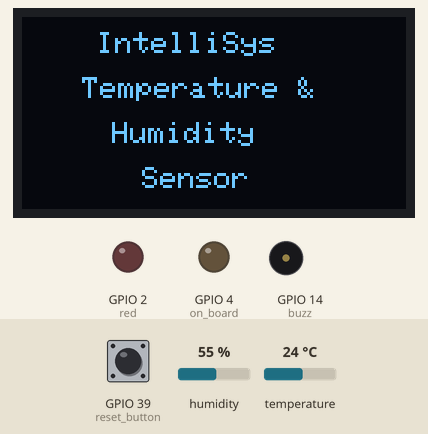
This sketch was run on a simulated ESP32. Parts: 128×64 one-colour display, output pins drawn as LEDs (lit = HIGH), buzzer (waves = sounding, pin HIGH). The test bench sets the inputs (shaded band); at power-on: GPIO 39 (reset_button) HIGH, humidity 55 %, temperature 24 °C. WiFi joins after 1.5 s; servers stay silent unless stated; what the sketch prints to the serial monitor is not drawn.

Above: at 7.6 s.
7.7 s: GPIO 39 (reset_button) pulled LOW for 3.2 s
At 10.0 s:
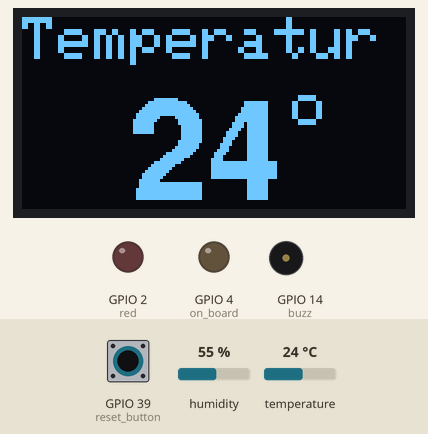
19.8 s: humidity set to 22 %
At 29.2 s:
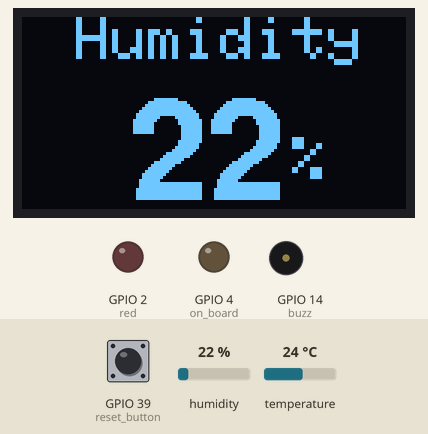
29.9 s: GPIO 39 (reset_button) pulled LOW for 1 s
At 30.8 s:
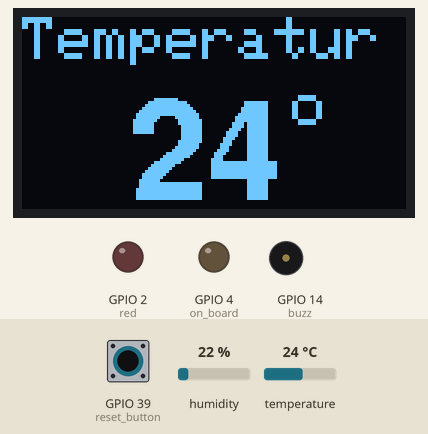
32.4 s: temperature set to 12 °C
At 39.8 s:
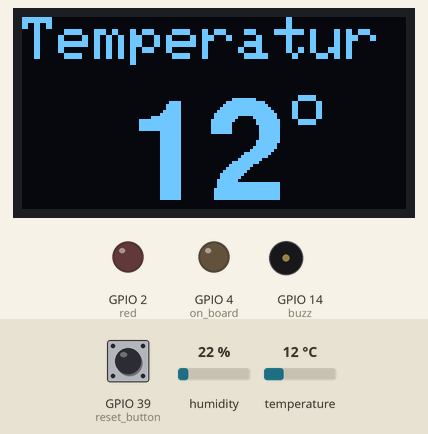
45.2 s: humidity set to 40 %
At 49.0 s:
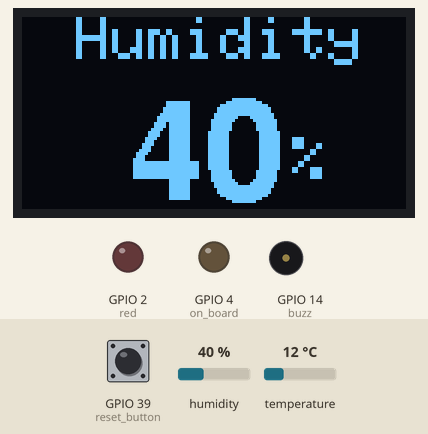
58.0 s: temperature set to 19 °C
At 70.0 s:
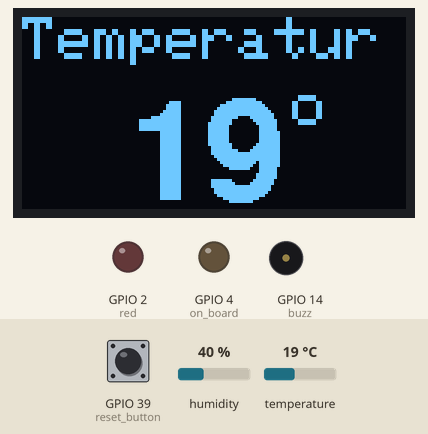
Timing chart, 0 to 71.0 s (numbered marks = the images above; inputs shaded):
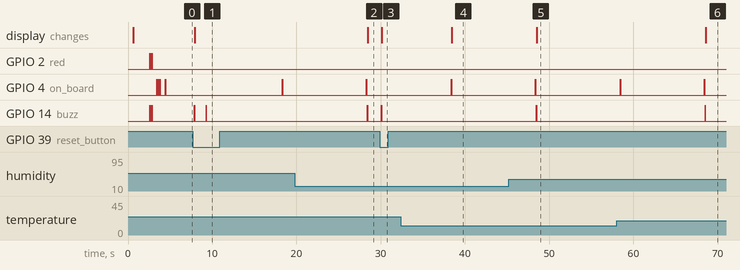

The sketch:

A4_sensor_3.ino
```cpp
/* 6 APRIL, 2025
  * WIRELESS SOIL SENSING CODE - AI
  * Scan temp every 3 seconds....

  * Share reading once every 10 seconds
  * Display only current temp on SCREEN in large font// backlit or in idle
  * If Reading is 0, flash XX on screen
  *
  * Update EEPROM uptime timer once every 15mins
  */

#include <ArduinoJson.h>

JsonDocument JSON_data;


//    const char SensorID[6] = "T_1";
  const char SensorID[6] = "T_2";
 // const char SensorID[6] = "T_3";
  //const char SensorID[6] = "T_4";
 // const char SensorID[6] = "T_5";
 // const char SensorID[6] = "T_6";
///F4:65:0B:E8:C6:30

//   uint8_t broadcastAddress[] = {0xCC, 0xDB, 0xA7, 0x3E, 0x82, 0x80}; //  NIC for MUARIK DRYER
//     uint8_t broadcastAddress[] = {0xF4, 0x65, 0x0B, 0xE8, 0xC6, 0x30}; //  NIC for MUARIK irrikit
       uint8_t broadcastAddress[] = {0x1C, 0x69, 0x20, 0xA3, 0xF6, 0x60}; //  NIC for TWIN DRYER

  char broadcastAddress_str[50] = "MUARIK DATA ENGINE";

#include "DHT.h"

#define DHTPIN 13 //27     // Digital pin connected to the DHT sensor
// Feather HUZZAH ESP8266 note: use pins 3, 4, 5, 12, 13 or 14 --
// Pin 15 can work but DHT must be disconnected during program upload.

// Uncomment whatever type you're using!
//#define DHTTYPE DHT11   // DHT 11
  #define DHTTYPE DHT22   // DHT 22  (AM2302), AM2321
//#define DHTTYPE DHT21   // DHT 21 (AM2301)


DHT sensor(DHTPIN, DHTTYPE);
 uint8_t reset_button = 39;

#include <Wire.h>
#include <Adafruit_GFX.h>
#include <Adafruit_SSD1306.h>
#include <Fonts/FreeSansBold24pt7b.h> // FreeSerifBold24pt7b
#include <Fonts/FreeSans12pt7b.h>
#include <Fonts/FreeSans9pt7b.h>

#define SCREEN_WIDTH 128 // OLED display width, in pixels
#define SCREEN_HEIGHT 64 // OLED display height, in pixels

// Declaration for an SSD1306 display connected to I2C (SDA, SCL pins)
Adafruit_SSD1306 LCD(SCREEN_WIDTH, SCREEN_HEIGHT, &Wire, -1);


char temp_char[5] = "xx";
char humi_char[5] = "xx";

int backlight = 21;  bool backlit = false;
uint8_t currentScreen = 0;

// Include Libraries
  #include <esp_now.h>
  #include <WiFi.h>


typedef struct tempData{
  char who[6] = "";
  float temperature;
  float humidity; // in seconds
  float sampling_duration;
  unsigned long long uptime;
  //constructor

  tempData(){ //constructor to initializing the variables!
      strcpy(who, SensorID);
      temperature = 0.00;
      humidity = 0.00;
      sampling_duration = 0.00;
      uptime = 0;
   }

} tempData;

tempData senderObj2;


typedef struct sensorData{ // all stringified
      char sendable_data_bundle[200] = "";
   }  sensorData;

sensorData senderObj;


// Define the command data structure
typedef struct struct_cmd {
    bool ON = false;

} struct_cmd;

// Create a structured object
struct_cmd CMD;


uint8_t on_board = 4;


// Peer info
esp_now_peer_info_t peerInfo;

const uint8_t on_board_temp = 36;
/*
    // Enable temperature sensor
    ESP_ERROR_CHECK(temperature_sensor_enable(temp_handle));
    // Get converted sensor data
    float tsens_out;
    ESP_ERROR_CHECK(temperature_sensor_get_celsius(temp_handle, &tsens_out));
    printf("Temperature in %f °C\n", tsens_out);
    // Disable the temperature sensor if it is not needed and save the power
    ESP_ERROR_CHECK(temperature_sensor_disable(temp_handle));
*/

uint8_t green = 4;
uint8_t red   = 2;
bool flip = false;


uint8_t buzz = 14;


unsigned long long time_spent_ON = 0;


unsigned long started = 0;
int64_t now_now = 0, prev = 0, start_sensing = 0;

uint8_t hr_int = 0, min_int = 0, sec_int = 0;
uint8_t day = 0, month = 0, year = 0;

void setup() { delay(500);
   Serial.begin(115200);

  pinMode(on_board, OUTPUT);
  pinMode(buzz, OUTPUT);
  //pinMode(backlight, OUTPUT); digitalWrite(backlight, HIGH); backlit = true;


  sensor.begin();


  delay(50);


if(!LCD.begin(SSD1306_SWITCHCAPVCC, 0x3C)){ // Address 0x3D for 128x64
     // Serial.println(F("SSD1306 allocation failed"));
      //for(;;);
  }


  LCD.clearDisplay();

  LCD.setFont();
  LCD.setTextSize(1);
  LCD.setTextColor(WHITE);
        LCD.setCursor(25, 5);  LCD.print("IntelliSys");
        LCD.setCursor(20, 20); LCD.print("Temperature &");
        LCD.setCursor(30, 35); LCD.print("Humidity");


  LCD.setTextSize(1);
  LCD.setTextColor(WHITE);  LCD.setCursor(40, 50);  LCD.println("Sensor");

  //LCD.setFont(&FreeSansBold24pt7b); // FreeSerifBold24pt7b
 // LCD.setTextSize(1);  LCD.setTextColor(WHITE);  LCD.setCursor(35, 55);  LCD.println(temp);
  LCD.display();

delay(2000);


pinMode(red, OUTPUT);
    for(int i=0; i<3; i++){
      digitalWrite(red, HIGH); digitalWrite(buzz, HIGH);
        delay(50);
      digitalWrite(red, LOW); digitalWrite(buzz, LOW);
        delay(50);
    }
delay(500);

pinMode(green, OUTPUT);
    for(int i = 0; i<5; i++){
        digitalWrite(green, HIGH); digitalWrite(on_board, HIGH);
        delay(50);
        digitalWrite(green, LOW); digitalWrite(on_board, LOW);
        delay(50);
      }

 pinMode(reset_button, INPUT);
// BOOT SCREEN
// intellisys logo
//config...'
//superfast loading bar if necessary
// 3 sec boot

    int loader = 0; int pos = 0;

      // Set ESP32 as a Wi-Fi Station
      //WiFi.begin();
      WiFi.mode(WIFI_STA);

      // Initilize ESP-NOW
      if (esp_now_init() != ESP_OK) {
          // Serial.println("Error initializing ESP-NOW");
            return;
      }

      // Register SEND callback
      esp_now_register_send_cb(OnDataSent);

      // Register peer
      memcpy(peerInfo.peer_addr, broadcastAddress, 6);
      peerInfo.channel = 0;
      peerInfo.encrypt = false;

      // Add peer
      if (esp_now_add_peer(&peerInfo) != ESP_OK){
      // Serial.println("Failed to add peer");
        return;
      }


 //setCpuFrequencyMhz(240); // makes the device to draw 96mA @12V [1.1W]
 //  setCpuFrequencyMhz(80); //makes the device consume 80mA @12V [0.9W]
 delay(500);

    scan_temp();
  //Serial.println("Done Booting!");   Serial.println();
    delay(2000);
    currentScreen = 2;
 //CLOSE SETUP
}


    float temp_now = 0.00;
    float humi_now = 0.00;


unsigned long read_now = 0; // 0 to 4E9 (4Billion)
bool can_send = true;
bool swing = true;/// default back to normal 10 secs after button press
void loop() { // --- SENSOR HAS ONLY 3 TASKS: Scanning Soil Moisture, Updating display and wireless connectivity

now_now = esp_timer_get_time()/1000ULL;

    if((now_now - prev) >= 100){ // since every loop's cycle speed drops; use >= instead of == 1000

         buttonScan();
         read_now++;

    // pass through this only once every 2 seconds
        //if(read_now != 0 &&){
      if(read_now%100 == 0){ //since the sensor is too slow: 2s latency, request read once every 10 seconds
          scan_temp();
          update_display();
          //swing = !swing;

        }

      if(read_now%200 == 0){  //transmit once every 10 seconds
          if(can_send) send_as_JSON();

               if(currentScreen == 1) currentScreen = 2;
          else if(currentScreen == 2) currentScreen = 1;
          update_display();
           Serial.print("Current Time: "); Serial.println(now_now/1000);
        }

/*
        if(read_now%6000 == 0){ // flip screen once every 300seconds // 5mins
               if(currentScreen == 1) currentScreen = 2;
          else if(currentScreen == 2) currentScreen = 1;
        }
 */

        prev = now_now;
    // digitalWrite(on_board, LOW);
    }


}//loop


bool pressed = false; bool firstPass = false;

uint8_t resetted = 0;
  bool lock_press = false, passed_yet = false;
  unsigned long start_counting = 0;

uint16_t buttoncount = 0;
bool btn_locked = false; bool long_locked = false;

void buttonScan(){
    resetted = digitalRead(reset_button);    // Serial.print("Button: "); Serial.println(resetted);

            if(!resetted) { if(!firstPass) {pressed = true; start_counting = now_now; firstPass = true; }} //start_counting = now_now;
            else { pressed = false;  firstPass = false; start_counting = now_now; buttoncount = 0; btn_locked = false; long_locked = false; }


            if(pressed){

                    if((now_now - start_counting) >= 50 && (now_now - start_counting) < 300) { // short press
                             if(!btn_locked){ btn_locked = true;
                                 // Serial.print("Short Press registered"); // Serial.println(buttoncount);
                                 // short_press();
                                 digitalWrite(buzz, HIGH);   delay(50); digitalWrite(buzz, LOW);
                                 if(currentScreen < 2) currentScreen++;
                                 else  currentScreen = 1;
                                 update_display();

                             }

                    }

                    else if((now_now - start_counting) >= 1500) { //long Press
                           if(!long_locked){ long_locked = true;
                                // Serial.print("\tLong Press "); //Serial.println(buttoncount);
                               //  long_press();
                              if(can_send) send_as_JSON(); delay(2000); // to prevent cross sendings
                             // last_backlight_ = time_now;
                            //  digitalWrite(buzz, HIGH);   delay(50); digitalWrite(buzz, LOW);
                           }

                    }
            }

}


void update_display(){ //Serial.println("update disp summoned!");


  if(currentScreen == 1){ // tempScreen();

        LCD.clearDisplay();
        LCD.setFont();
        LCD.setTextSize(2);
        LCD.setTextColor(WHITE);
       // LCD.setCursor(28, 4); LCD.print("Temperature");
         LCD.setCursor(0, 0); LCD.print("Temperatur");

        LCD.setTextSize(2);
        LCD.setTextColor(WHITE);  LCD.setCursor(90, 22);  LCD.println("o");

        LCD.setFont(&FreeSansBold24pt7b); // FreeSerifBold24pt7b
        LCD.setTextSize(1);  LCD.setTextColor(WHITE);  LCD.setCursor(35, 60);  LCD.println(temp_char);
        LCD.display();
  }

  else if(currentScreen == 2) { // humiScreen();


      LCD.clearDisplay();
      LCD.setFont();
      LCD.setTextSize(2);
      LCD.setTextColor(WHITE);
      //LCD.setCursor(38, 4); LCD.print("Humidity");
        LCD.setCursor(18, 0); LCD.print("Humidity");


      LCD.setTextSize(2);
      LCD.setTextColor(WHITE);  LCD.setCursor(90, 40);  LCD.println("%");

      LCD.setFont(&FreeSansBold24pt7b); // FreeSerifBold24pt7b
      LCD.setTextSize(1);  LCD.setTextColor(WHITE);  LCD.setCursor(35, 60);  LCD.println(humi_char);
      LCD.display();
  }
}


    float reading_duration = 0.00;
    int samples = 0;


//TASK 1
void scan_temp(){

     digitalWrite(green, HIGH);
     unsigned long start_reading = 0;
     unsigned long stop_reading = 0;

      start_reading = micros();

  // Reading temperature or humidity takes about 250 milliseconds!
  // Sensor readings may also be up to 2 seconds 'old' (its a very slow sensor)
  temp_now = sensor.readTemperature();
  // Read temperature as Celsius (the default)
  humi_now = sensor.readHumidity();


     stop_reading = micros();
     reading_duration = float(stop_reading - start_reading)/1000.0; // by a million


/*
  Serial.println();
  Serial.print("Temperature: ");  Serial.print(temp_now);  Serial.println("°C ");

  Serial.print("Humidity: "); Serial.print(humi_now); Serial.println("%");

  Serial.print("Read Duration (in ms): "); Serial.println(reading_duration, 4); Serial.println();

*/

delay(50);
digitalWrite(green, LOW);
can_send = true;
    //save_in_24_hour_array[]
    //5 saves over 24 hours is 120 floats
    //get highest, lowest and average temp of the day from the float of 120 and save it to EEPROM


    // Check if any reads failed and exit early (to try again).
  if (isnan(temp_now) || isnan(humi_now)) {
   //   Serial.println("Failed to read from DHT sensor!");
      can_send = false;
      strcpy(temp_char, "!");
      strcpy(humi_char, "!");

      return;
  }

   dtostrf(temp_now, 0, 0, temp_char);
   dtostrf(humi_now, 0, 0, humi_char);

 }

//TASK 2
//display time if we must


char hr_str[5]; char min_str[5]; char sec_str[5]; char day_str[10];  char zero_holder[3] = "0"; char bucket[4];

unsigned long last_backup_time = 0;


uint32_t sends = 0; // 0 TO 4BILLION
char transmissions[12] = ""; //10 digit value: 1Billion sends | many years

char appender[3] = "1";

void send_as_JSON(){ // bundle of JOY
   //strcat(SensorID, appender);

     JSON_data["SensorID2"] = SensorID;
     JSON_data["Moisture2"] = humi_char; //Humidity1
     JSON_data["Temperature2"] =  temp_char;
     JSON_data["Delivereds2"] =  transmissions;
   //  JSON_data["Voltage1"] = batt_volts;


        // char output[200];
    serializeJson(JSON_data, senderObj.sendable_data_bundle);  //Serial.println(output);


    esp_err_t result = esp_now_send(broadcastAddress, (uint8_t*) &senderObj, sizeof(senderObj));

    if(result == ESP_OK)  { Serial.print("\t"); Serial.print(senderObj.sendable_data_bundle); Serial.println(" Sent!"); }
    else Serial.println("Send Failed!");

      digitalWrite(buzz, HIGH); delay(50); digitalWrite(buzz, LOW);


}


//TASK 3
void send_by_ESPNW(){ //send every 10 seconds
//Sending Round

  digitalWrite(red, HIGH); delay(100); digitalWrite(buzz,  HIGH);

//PREPARE SENDABLE PACKETS
  senderObj2.temperature = temp_now;
  senderObj2.humidity = humi_now;
  senderObj2.sampling_duration = reading_duration;
  senderObj2.uptime = now_now; //intra-bed deviation expected


  // Send message via ESP-NOW

    esp_err_t result = esp_now_send(broadcastAddress, (uint8_t*) &senderObj2, sizeof(senderObj2));

    if(result == ESP_OK)  {/*Serial.print(senderObj.ID); Serial.println(" has Sent packet successfully!");*/}

    //else  Serial.println("Error Sending!");
     delay(50);
    digitalWrite(red, LOW); digitalWrite(buzz,  LOW);

}

// Callback function called when data is sent
void OnDataSent(const uint8_t *mac_addr, esp_now_send_status_t status){
  //  Serial.print("\r\nLast Packet Send Status:\t");
   // Serial.println(status == ESP_NOW_SEND_SUCCESS ? "Successfully Delivered!" : "Failed 2 Delivery!");

      if(status == ESP_NOW_SEND_SUCCESS) {  Serial.print("\tSuccessfully Delivered to: "); Serial.println(broadcastAddress_str);   sends++; }
      if(status != ESP_NOW_SEND_SUCCESS) { Serial.print("\t\tFailed 2 Deliver!");; }

   ltoa(sends, transmissions, 10);


}
```

Measured:
- after the input at 7.7 s, GPIO 14 (buzz): alternates HIGH for 0.05 s and LOW for 1.4 s, 4 changes in all, then stays LOW, starting after 0.16 s; the display: changes after 0.24 s (image 1)
- after the input at 19.8 s, the display: changes after 8.7 s (image 2)
- after the input at 29.9 s, GPIO 14 (buzz): LOW → HIGH after 0.17 s, → LOW 0.05 s later; the display: changes after 0.25 s (image 3)
- after the input at 32.4 s, the display: changes after 6.1 s (image 4)
- after the input at 45.2 s, the display: changes after 3.3 s (image 5)
- after the input at 58.0 s, the display: changes after 10.6 s (image 6)
- by itself, GPIO 4 (on_board): alternates HIGH for 0.06 s and LOW for 9.9 s
